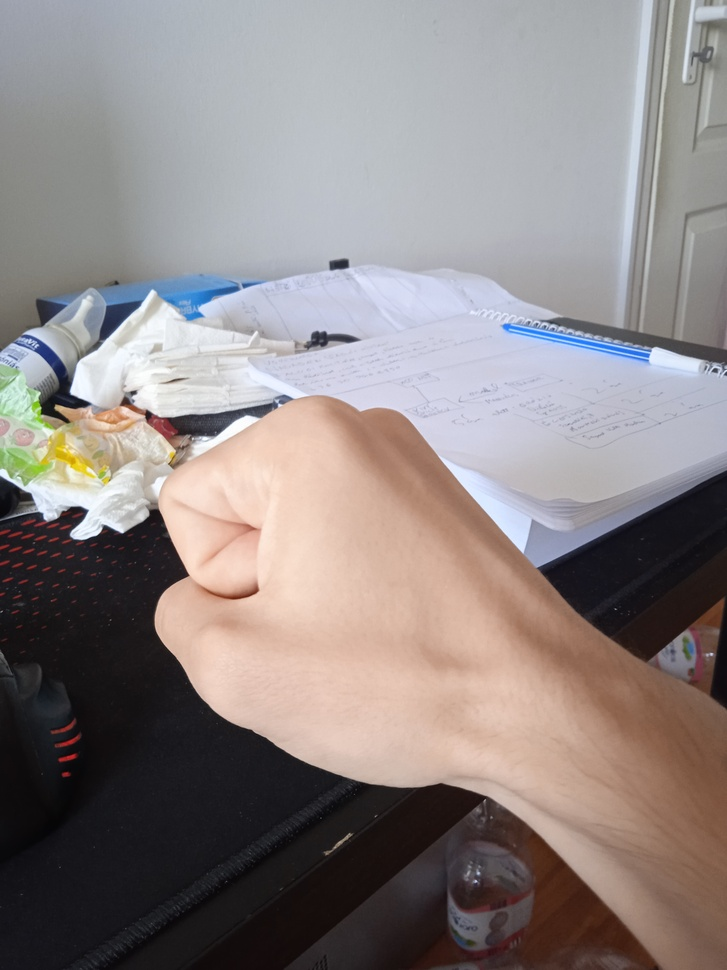
#> input picture testK.jpg, 727 x 970 px, shrunk from 3120 x 4160 before the run; its folder holds only this picture in this run
$ python -i dataprovider.py   (imports and definitions only)
#> lines starting #> are read from the running program, lines starting #| are printed output that depends on the picture; after the words box and inside, x2 and y2 are one past the last pixel; in counts of white or black regions, pixels touching at a corner belong together
import cv2
import numpy as np
import glob

class ImageTrainDataProvider:

    def __init__(self):
        # processed list contains the images as feature vectors
        self.rock_list = None
        self.paper_list = None
        self.scissors_list = None
        self.rock_feature_vectors = None
        self.paper_feature_vectors = None
        self.scissors_feature_vectors = None
        self.processed_rock_list = None
        self.processed_paper_list = None
        self.processed_scissors_list = None

    # [20 lines left out: functions Read_All_Images, Proccess_All_Images, Setup_Feature_Vectors, not called in this run]

    # gets and image and returns the processed image
    def process_image(self, image):

        hsv_image = cv2.cvtColor(image, cv2.COLOR_RGB2HSV)
#> hsv_image: shape (970, 727, 3); mean H, S, V 77.5, 42.5, 148.7
        hue = hsv_image[:, :, 0]
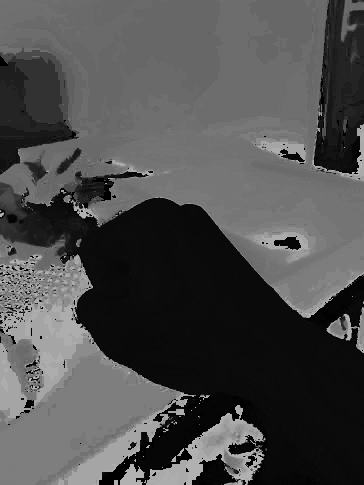
#> hue: shape (970, 727) (shown at 1/2 size); min 0, max 179, mean 77.5
        cut_out_by_hue = cv2.threshold(hue, 40, 255, cv2.THRESH_BINARY_INV)[1]
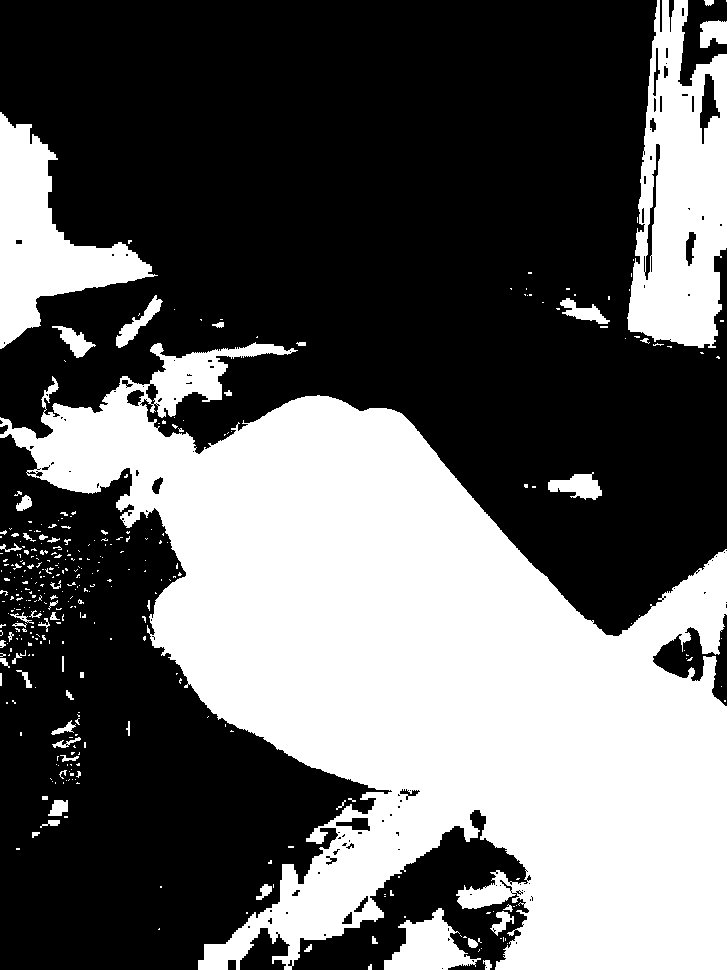
#> cut_out_by_hue: shape (970, 727); 38.9% white; 354 white regions (295 under 20 px), largest, box (x1, y1, x2, y2) and area: (0, 342, 727, 970) 226503, (627, 0, 727, 348) 23290, (0, 112, 158, 349) 14031
        kernel = np.ones((5, 5), np.uint8) #cv2.getStructuringElement(cv2.MORPH_ELLIPSE,(5,5))
        # morph_opened_im = cv2.dilate(cv2.erode(cut_out_by_hue, kernel, iterations=1), kernel, iterations=1)
        blurred = cv2.GaussianBlur(cv2.erode(cut_out_by_hue, kernel, iterations=1), (21, 21), 0)
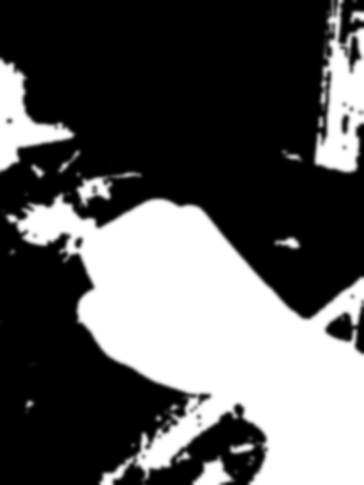
#> blurred: shape (970, 727) (shown at 1/2 size); min 0, max 255, mean 89.8

        return cv2.threshold(blurred, 100, 255, cv2.THRESH_BINARY)[1]
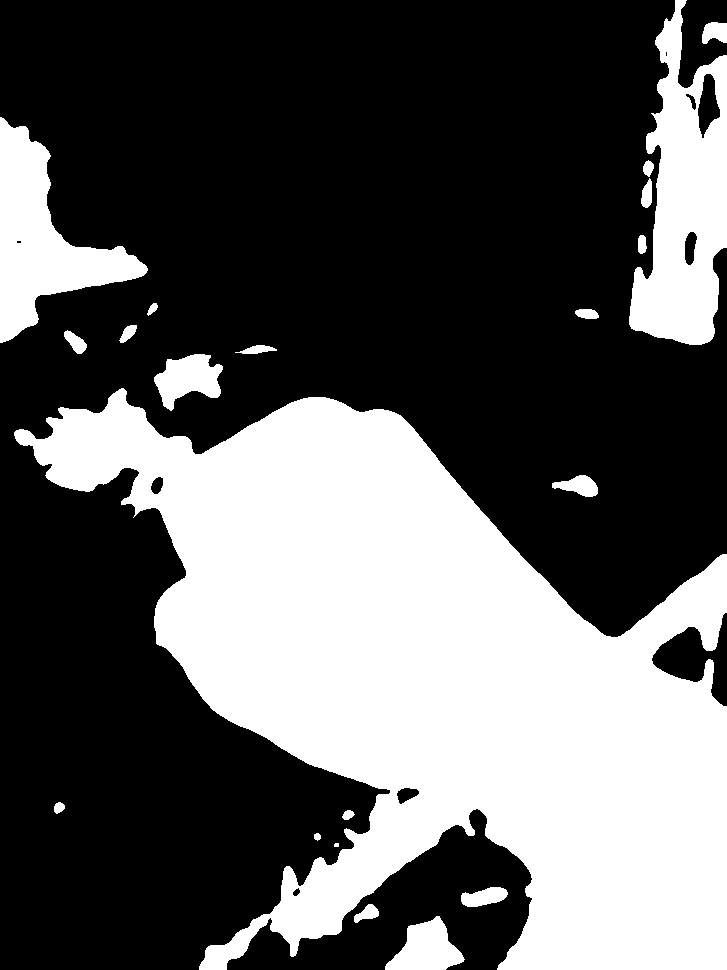
#> returned value: shape (970, 727); 36% white; 21 white regions (1 under 20 px), largest, box (x1, y1, x2, y2) and area: (14, 388, 727, 970) 212307, (629, 0, 727, 345) 19723, (0, 117, 148, 343) 13152

    # processes a list of images
    # [15 lines left out: functions get_process_images, import_images, not called in this run]

>>> import cv2
>>> picture = cv2.cvtColor(cv2.imread('testK.jpg'), cv2.COLOR_BGR2RGB)
>>> result = ImageTrainDataProvider().process_image(picture)

$ run again, on testO.jpg
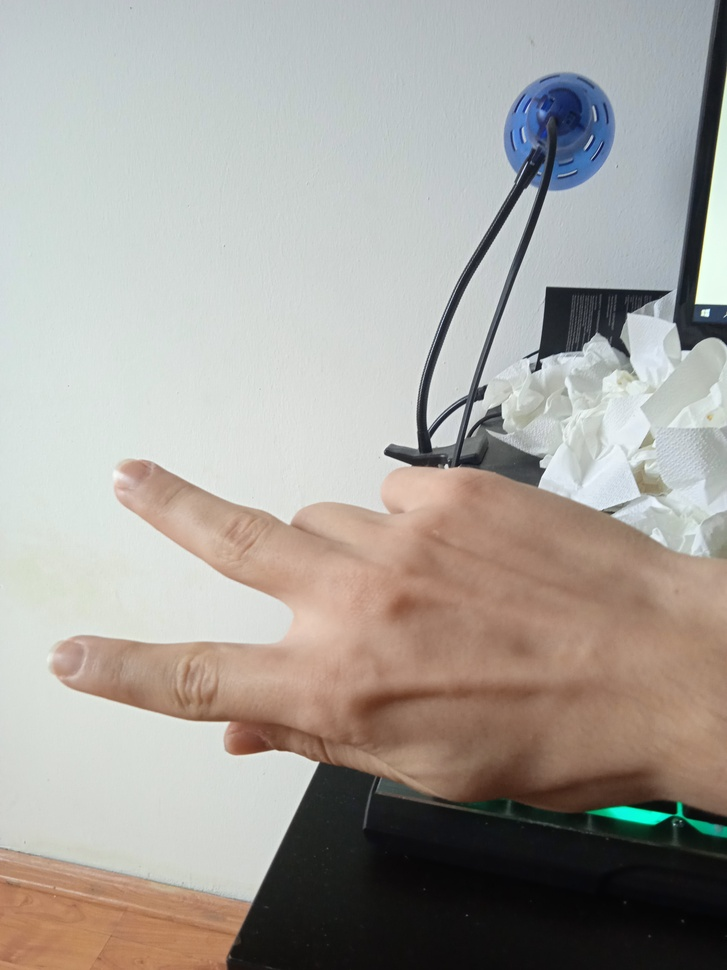
#> input picture testO.jpg, 727 x 970 px, shrunk from 3120 x 4160 before the run
#> hsv_image: shape (970, 727, 3); mean H, S, V 60.4, 36.1, 172.3
#> in process_image, `cut_out_by_hue = cv2.threshold(hue, 40, 255, cv2.THRESH_BINARY_INV)[1]`:
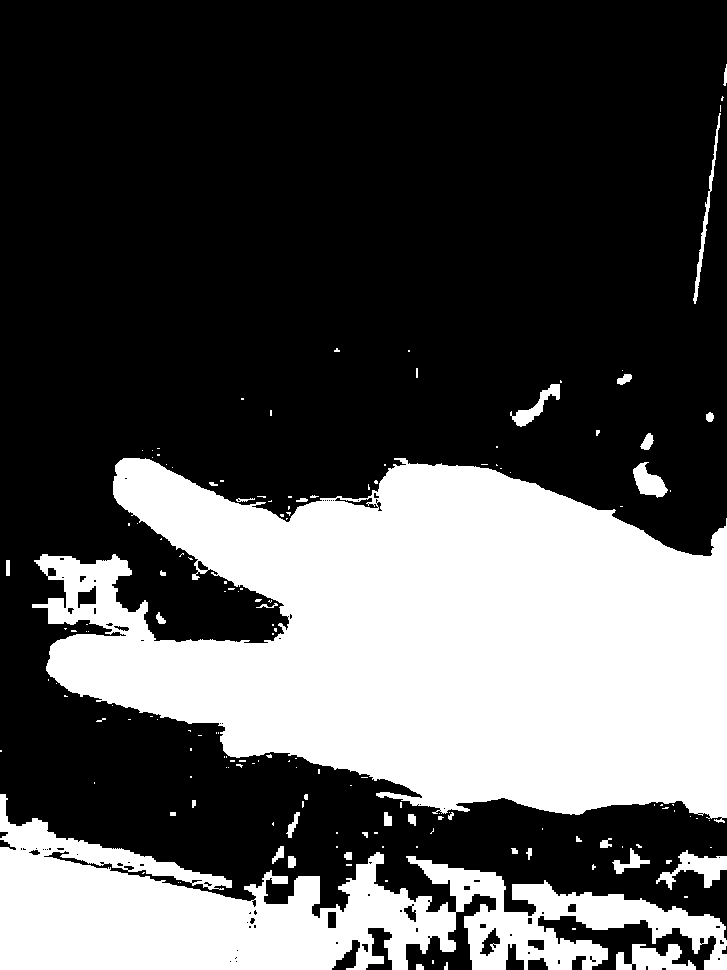
#> cut_out_by_hue: shape (970, 727); 32.8% white; 158 white regions (120 under 20 px), largest, box (x1, y1, x2, y2) and area: (32, 458, 727, 823) 168662, (0, 794, 727, 970) 55485, (616, 944, 696, 970) 1288
#> in process_image, `return cv2.threshold(blurred, 100, 255, cv2.THRESH_BINARY)[1]`:
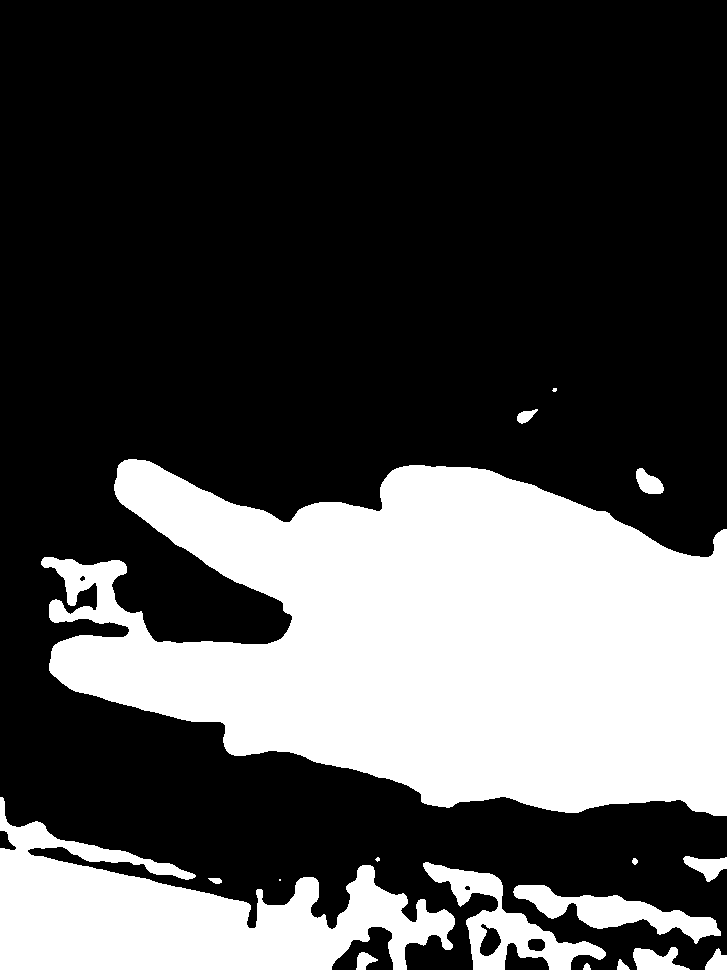
#> returned value: shape (970, 727); 30.4% white; 17 white regions (3 under 20 px), largest, box (x1, y1, x2, y2) and area: (41, 459, 727, 816) 163333, (0, 797, 455, 970) 37885, (423, 862, 606, 970) 5770

$ run again, on testO2.jpg
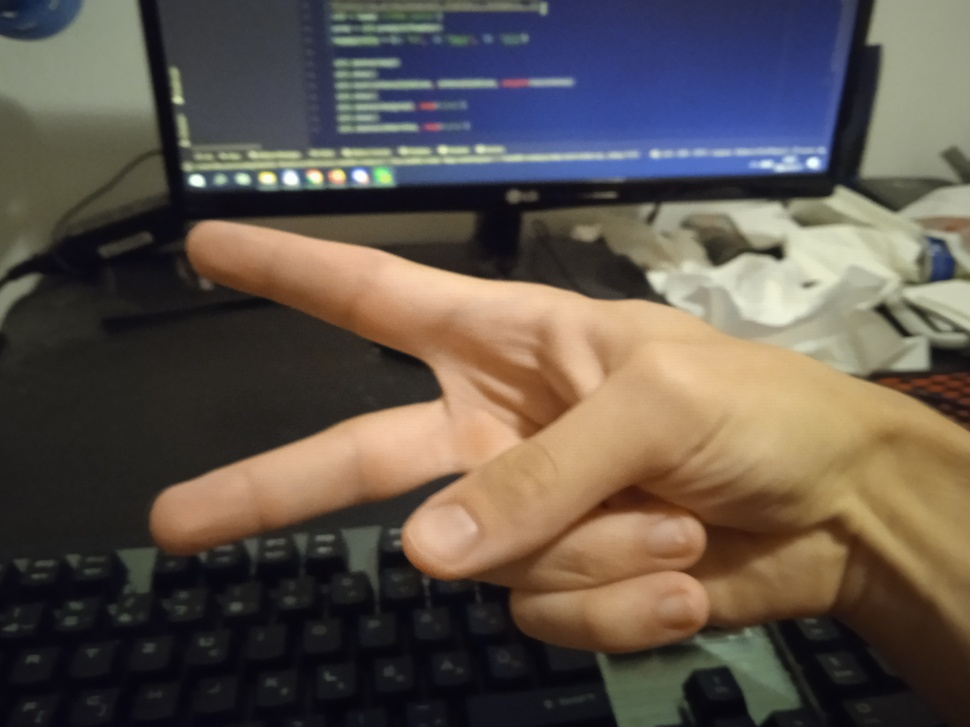
#> input picture testO2.jpg, 970 x 727 px, shrunk from 4160 x 3120 before the run
#> hsv_image: shape (727, 970, 3); mean H, S, V 55.7, 84.2, 104.7
#> in process_image, `cut_out_by_hue = cv2.threshold(hue, 40, 255, cv2.THRESH_BINARY_INV)[1]`:
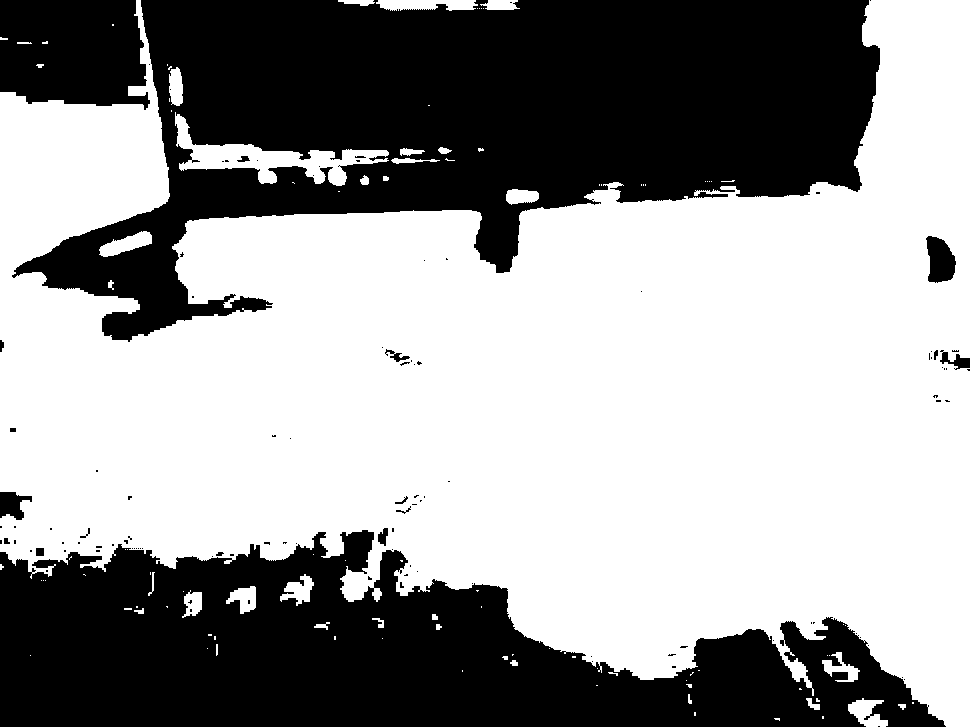
#> cut_out_by_hue: shape (727, 970); 60.2% white; 111 black regions (93 under 20 px), largest, box (x1, y1, x2, y2) and area: (12, 0, 880, 342) 153099, (0, 530, 946, 727) 110829, (0, 0, 150, 110) 14176
#> in process_image, `return cv2.threshold(blurred, 100, 255, cv2.THRESH_BINARY)[1]`:
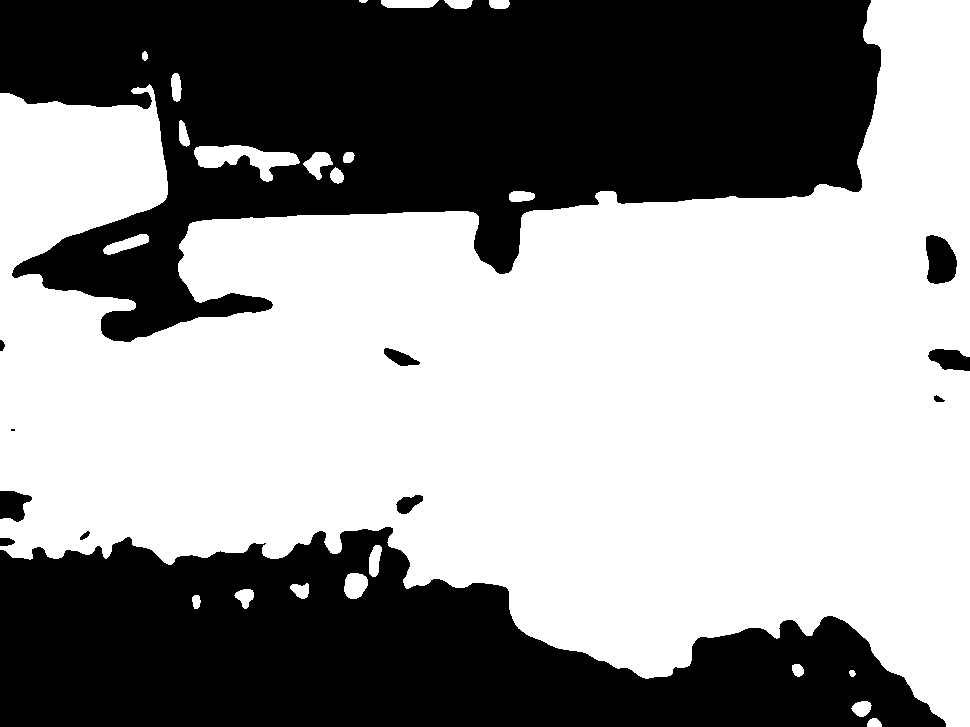
#> returned value: shape (727, 970); 57.9% white; 12 black regions (1 under 20 px), largest, box (x1, y1, x2, y2) and area: (0, 0, 881, 342) 175260, (0, 527, 946, 727) 118075, (926, 235, 957, 284) 1185
